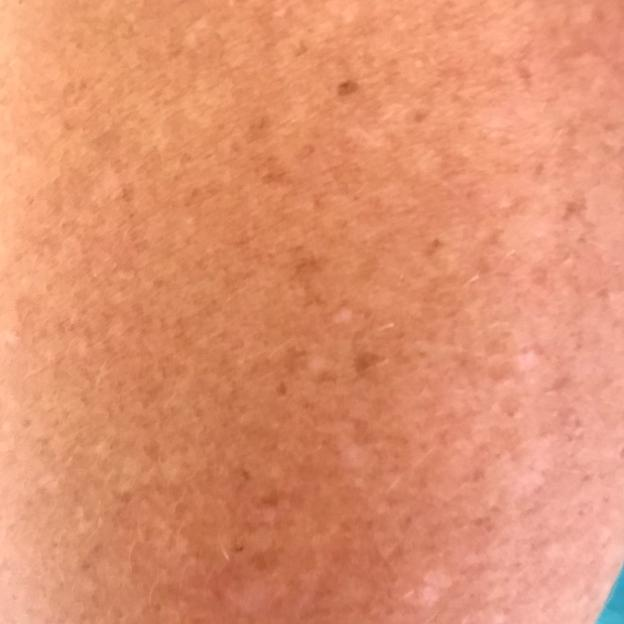
#> input picture classifiers/dots_and_globues/PAT_1018_107_68.png, 624 x 624 px
$ python score_test.py
#> lines starting #> are read from the running program, lines starting #| are printed output that depends on the picture; after the words box and inside, x2 and y2 are one past the last pixel; in counts of white or black regions, pixels touching at a corner belong together; long printed decimals are rounded
import numpy as np
from scipy import ndimage
from skimage.filters import threshold_triangle
from skimage.morphology import disk, extrema
from skimage.segmentation import watershed
from skimage.color import label2rgb
from matplotlib import pyplot as plt
import imageio

# Function to load an image
def load_image(filepath):
#> called with filepath = 'PAT_1018_107_68.png'
    image = imageio.imread(filepath)
#> image is the input picture: shape (624, 624, 3); mean R, G, B 224.6, 146, 111.9
    print("Image loaded successfully")
    return image

# Function to process and count spots
def process_and_count_spots(filepath):
    # Load image and convert to float
    im_rgb = load_image(filepath).astype(np.float32)
    print("Image converted to float")

    # Normalize image
    min_val = np.min(im_rgb.reshape((-1, 3)), axis=0)
#> min_val = [39, 67, 35]
    percentile_val = np.percentile(im_rgb.reshape((-1, 3)), 99.5, axis=0)
#> percentile_val = [255, 190, 178]
    im_rgb = (im_rgb - min_val) / (percentile_val - min_val)
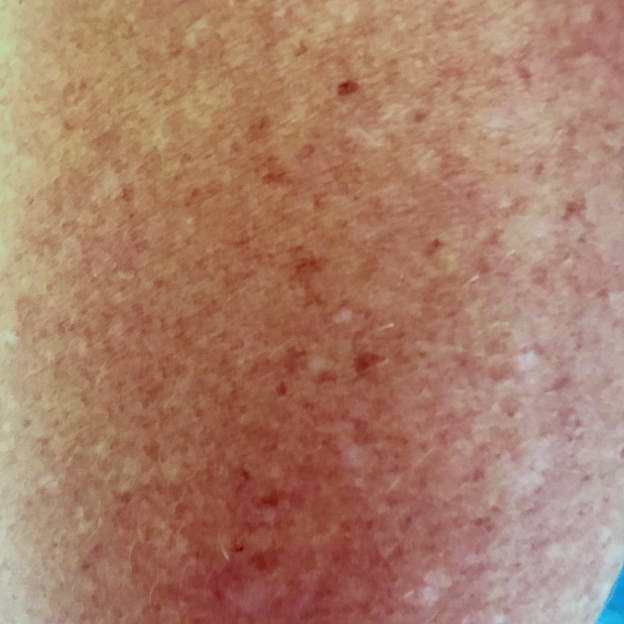
#> im_rgb: shape (624, 624, 3) float64; mean R, G, B 0.859, 0.642, 0.537; drawn with min black and max white
    print("Image normalized")

    # Extract red channel
    im = im_rgb[:, :, 0]
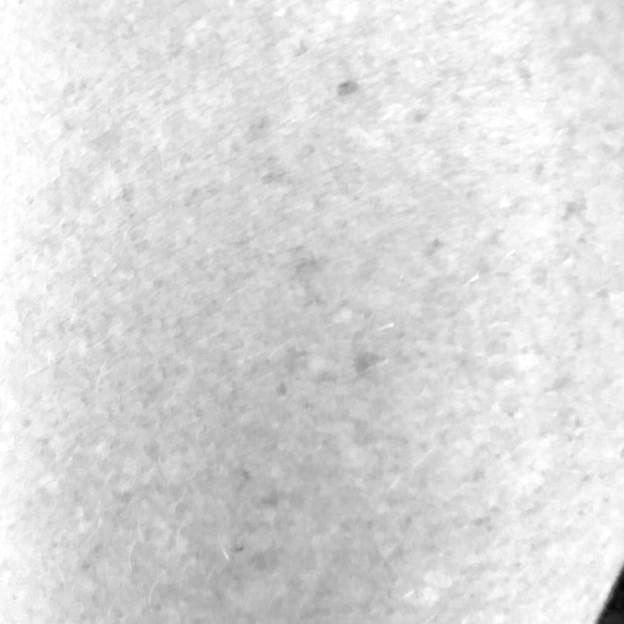
#> im: shape (624, 624) float64; min 0, max 1, mean 0.859

    # Apply Difference of Gaussians
    sigma = 2
    sigma2 = sigma * 5
    im_dog = ndimage.gaussian_filter(im, sigma) - ndimage.gaussian_filter(im, sigma2)
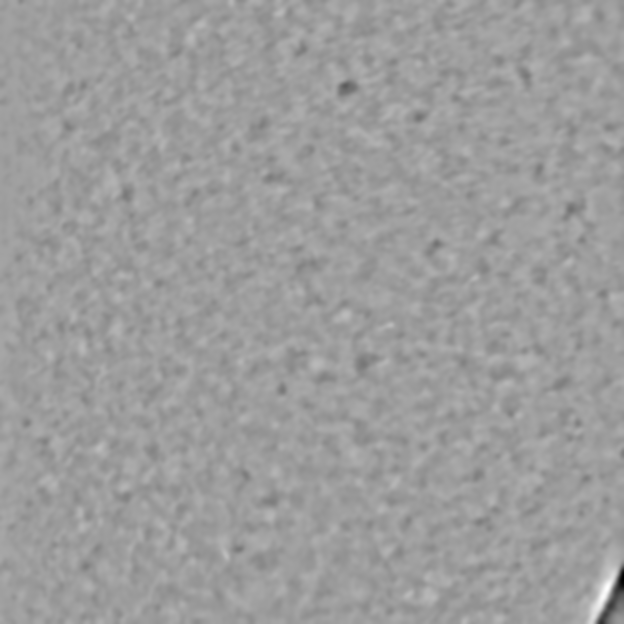
#> im_dog: shape (624, 624) float64; min -0.411, max 0.256, mean 1.93e-17; drawn with min black and max white
    print("Difference of Gaussians applied")

    # Apply threshold
    threshold_value = threshold_triangle(im_dog)
#> threshold_value = -0.053
    bw_spots = im_dog > threshold_value
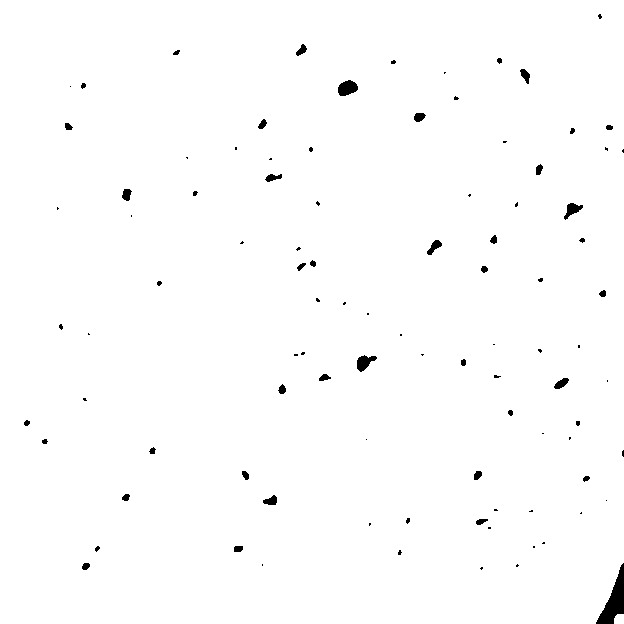
#> bw_spots: shape (624, 624) bool; 99.1% white; 96 black regions (56 under 20 px), largest, box (x1, y1, x2, y2) and area: (596, 563, 624, 624) 747, (338, 80, 358, 96) 233, (357, 355, 377, 372) 192
    print(f"Threshold applied with value: {threshold_value}")
#| Threshold applied with value: -0.053

    # Morphological opening
    strel = disk(3)
    bw_spots_opened = ndimage.binary_opening(bw_spots, structure=strel)
#> bw_spots_opened: shape (624, 624) bool; 99.1% white; 101 black regions (61 under 20 px), largest, box (x1, y1, x2, y2) and area: (594, 562, 624, 624) 761, (338, 80, 358, 96) 233, (357, 355, 377, 372) 194
    print("Morphological opening applied")

    # Label spots
    bw_spots_max = ndimage.distance_transform_edt(bw_spots_opened) > 0.5
    bw_spots_max = ndimage.binary_dilation(bw_spots_max, structure=np.ones((3, 3)))
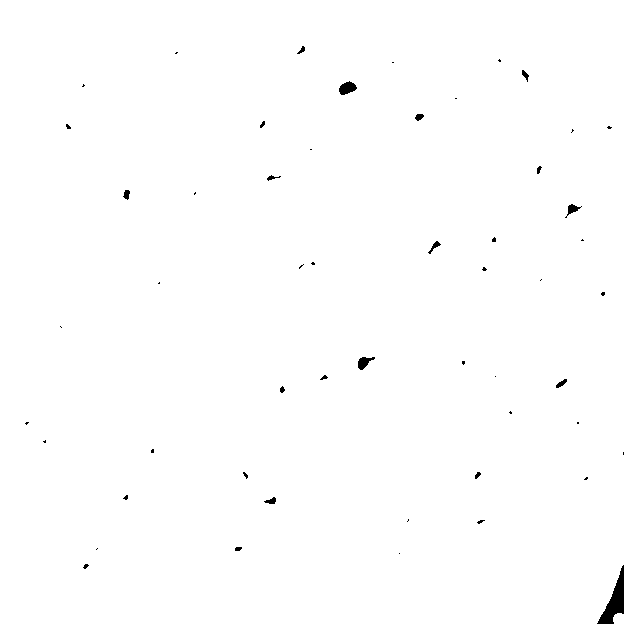
#> bw_spots_max: shape (624, 624) bool; 99.5% white; 53 black regions (35 under 20 px), largest, box (x1, y1, x2, y2) and area: (597, 565, 624, 624) 643, (339, 81, 357, 95) 165, (358, 357, 375, 370) 123
    lab_spots, num_spots = ndimage.label(bw_spots_max)
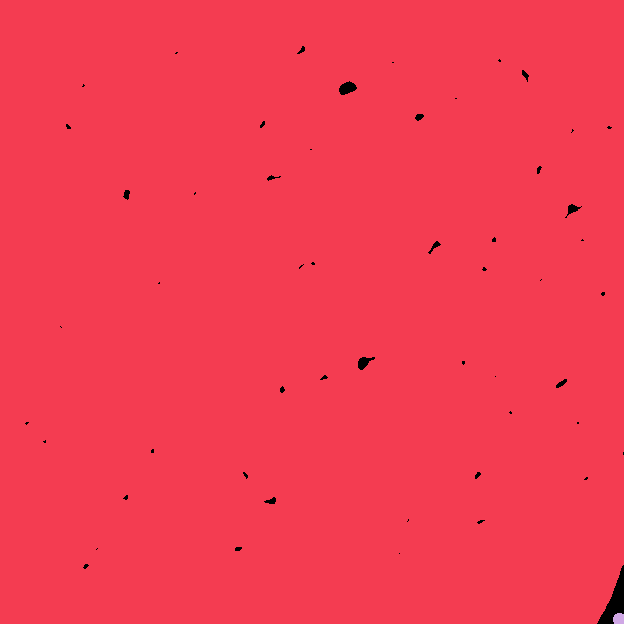
#> lab_spots: shape (624, 624) int32; 3 distinct labels, from 0 to 2; one colour per label, 0 black
#> num_spots = 2
    print(f"Spots labeled, number of spots: {num_spots}")
#| Spots labeled, number of spots: 2

    return num_spots

# File path to the image
filepath = 'PAT_1018_107_68.png'

# Process the image and print the number of detected spots
num_spots = process_and_count_spots(filepath)
#> num_spots = 2
print(f'Number of detected spots: {num_spots}')
#| Number of detected spots: 2

#reference: https://bioimagebook.github.io/chapters/2-processing/1-processing_and_analysis/processing_and_analysis.html?fbclid=IwAR08Oumtzl_YN_Br7_AKnLQTmb4WT7Jo8Szu5oftAsDRGBsw8wHyJW0P01k

$ run again, with classifiers/dots_and_globues/PAT_1379_1300_924.png copied over classifiers/dots_and_globues/PAT_1018_107_68.png
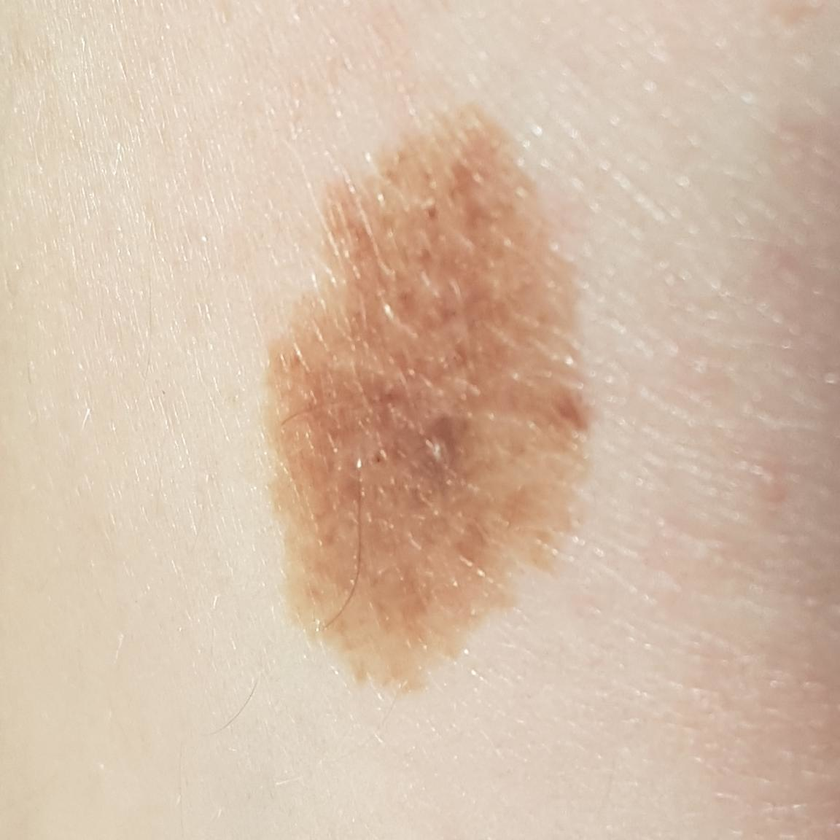
#> input picture classifiers/dots_and_globues/PAT_1379_1300_924.png, 840 x 840 px, shrunk from 1152 x 1152 before the run
#> in load_image, image is the input picture: shape (840, 840, 3); mean R, G, B 214.3, 190.8, 170.4
#> min_val = [133, 69, 42]
#> percentile_val = [242, 227, 210]
#> in process_and_count_spots, `im_dog = ndimage.gaussian_filter(im, sigma) - ndimage.gaussian_filter(..`:
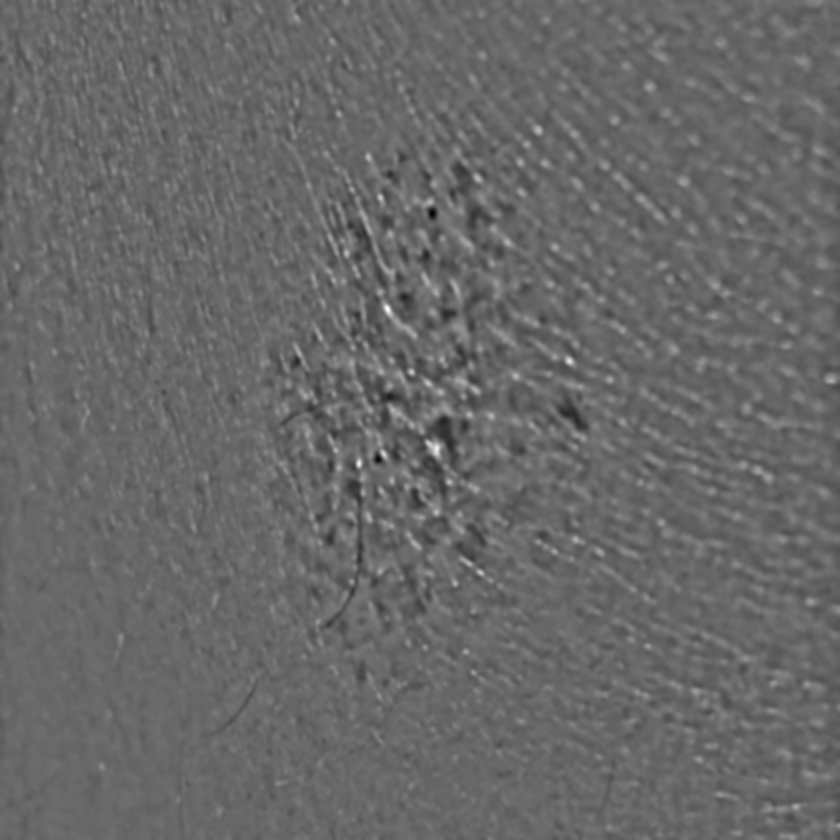
#> im_dog: shape (840, 840) float64; min -0.216, max 0.312, mean 1.98e-17; drawn with min black and max white
#> threshold_value = 0.0408
#> bw_spots: shape (840, 840) bool; 3.7% white; 790 white regions (388 under 20 px), largest, box (x1, y1, x2, y2) and area: (382, 300, 418, 340) 372, (388, 404, 425, 434) 307, (423, 401, 454, 420) 258
#| Threshold applied with value: 0.04082
#> bw_spots_opened: shape (840, 840) bool; 1.4% white; 168 white regions, largest, box (x1, y1, x2, y2) and area: (382, 302, 418, 340) 356, (426, 439, 443, 460) 224, (451, 320, 469, 341) 204
#> bw_spots_max: shape (840, 840) bool; 2.5% white; 160 white regions, largest, box (x1, y1, x2, y2) and area: (381, 301, 419, 341) 508, (451, 373, 482, 396) 344, (422, 400, 454, 421) 328
#> in process_and_count_spots, `lab_spots, num_spots = ndimage.label(bw_spots_max)`:
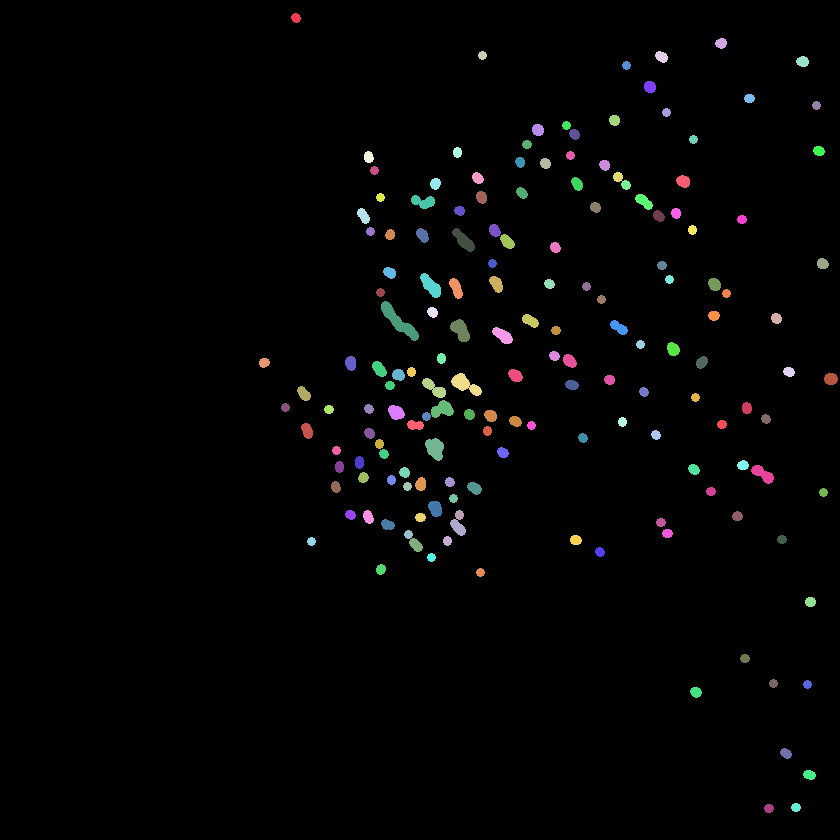
#> lab_spots: shape (840, 840) int32; 165 distinct labels, from 0 to 164; one colour per label, 0 black
#> in process_and_count_spots, `lab_spots, num_spots = ndimage.label(bw_spots_max)`: num_spots = 164
#| Spots labeled, number of spots: 164
#| Number of detected spots: 164
